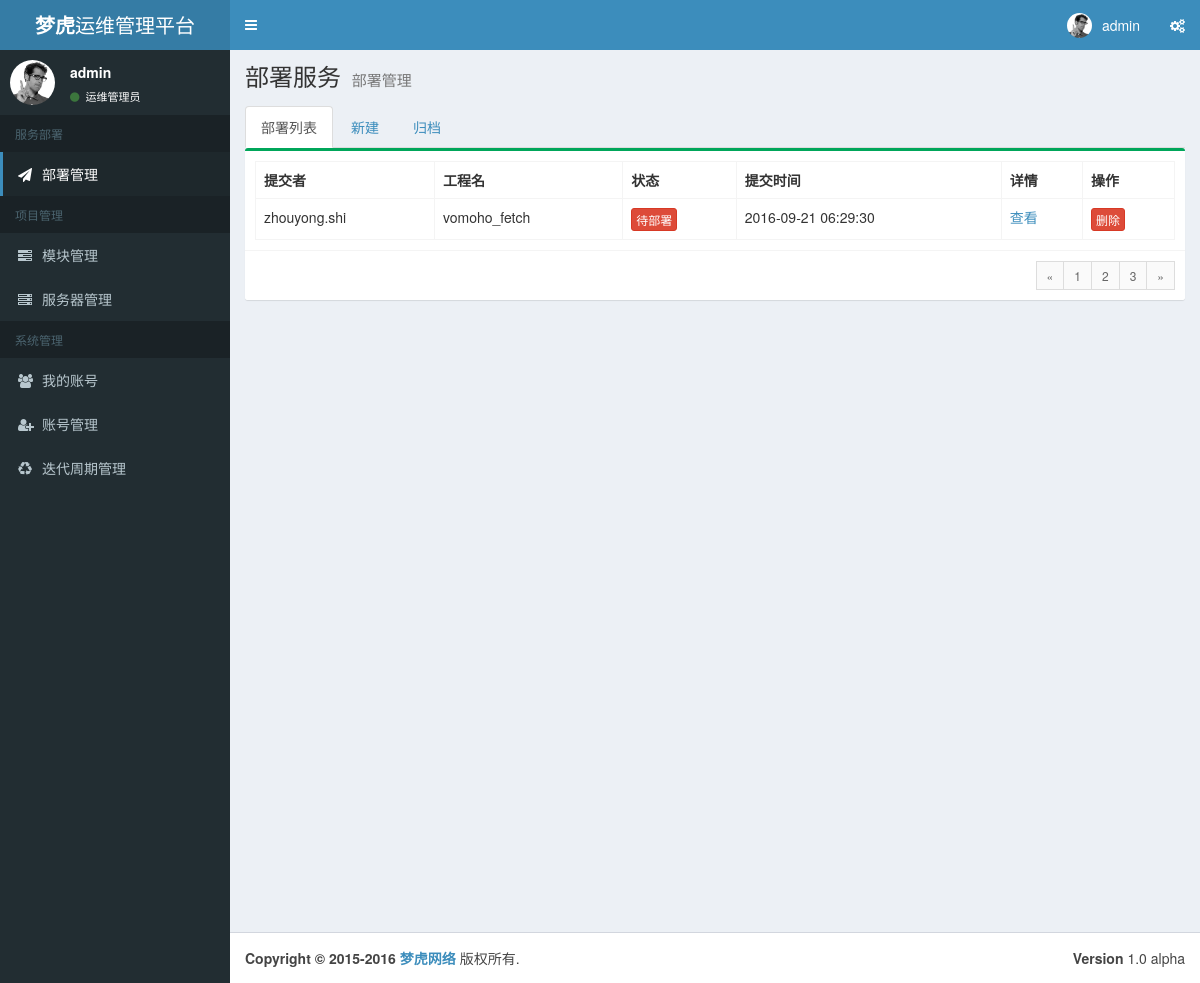
The app's page /deploy/deploy_manage (signed in) with its own data.
### tables this page shows
CREATE TABLE users (
  id integer primary key autoincrement,
  email text not null,
  username text not null,
  password text not null,
  system_role integer not null,
  position text not null
);

CREATE TABLE deploys (
  id integer primary key autoincrement,
  time TIMESTAMP NOT NULL DEFAULT current_timestamp,
  submitter text not null,
  review_develop text,
  review_production text,
  review_operate text,
  project_pid integer not null,
  build_by text,
  deploy_by text,
  running_env text not null default 1,
  cycle_id integer default 0,
  status integer not null default 1,
  description text default null
);

CREATE TABLE projects (
  id integer primary key autoincrement,
  pid integer,
  name text not null,
  gitlab_url text default "",
  branch text default "",
  pre_shell default "",
  pos_shell default "",
  time TIMESTAMP NOT NULL DEFAULT current_timestamp,
  description text default ""
);

### views/deploy.py (the view)
@deploy.route('/deploy_manage/<int:page>', methods=['POST', 'GET'])
@deploy.route('/deploy_manage', methods=['POST', 'GET'])
def deploy_manage(page=1):
    if not session.get('logged_in'):
        abort(401)
    username = session.get('username')
    user_id = DbHelper.get_id_username(username)
    system_role = DbHelper.get_role_by_name(username)
    if system_role[0] == 1:
        deploys = DbHelper.get_deploys()
        projects = DbHelper.get_projects()
    elif system_role[0] == 2:
        deploys = DbHelper.get_deploys_by_status3()
        projects = DbHelper.get_projects()
    else:
        deploys = DbHelper.get_deploys_by_username(username, user_id[0])
        projects = DbHelper.get_projects_by_username(username)
    running_envs = DbHelper.get_running_envs()
    cycles = DbHelper.get_cycles()
    reviewers = DbHelper.get_users()
    return render_template("deploy_list.html",
                           service_type=SERVICE_TYPE["DEPLOY_SERVICE"],
                           service_name=DEPLOY_SERVICE["DEPLOY_MANEGE"],
                           page=page,
                           deploys=deploys,
                           projects=projects,
                           running_envs=running_envs,
                           cycles=cycles,
                           reviewers=reviewers,
                           system_role=system_role[0])

### run.py (called while the page is built)
def connect_db():
    rv = sqlite3.connect(app.config['DATABASE'])
    rv.row_factory = sqlite3.Row
    return rv

@app.before_request
def before_request():
    g.db = connect_db()
    g.cf = configparser.ConfigParser()
    g.cf.read("config.iml")

@app.teardown_request
def teardown_request(exception):
    if exception is not None:
        print(exception)
    db = getattr(g, 'db', None)
    if db is not None:
        db.close()
    g.db.close()

### utils/dbHelper.py (called while the page is built)
    @classmethod
    def get_users(cls):
        cur = g.db.execute("select * from users")
        return cur.fetchall()

    @classmethod
    def get_projects(cls):
        cur = g.db.execute("select * from projects")
        return cur.fetchall()

    @classmethod
    def get_deploys(cls):
        cur = g.db.execute("SELECT a.*, b.name project_name FROM deploys a,projects b where a.project_pid = b.pid")
        return cur.fetchall()

    @classmethod
    def get_cycles(cls):
        cur = g.db.execute("select * from cycles")
        return cur.fetchall()

    @classmethod
    def get_running_envs(cls):
        cur = g.db.execute("select * from running_env")
        return cur.fetchall()

    @classmethod
    def get_id_username(cls, name):
        cur = g.db.execute("select id from users where username = '" + name + "'")
        return cur.fetchone()

    @classmethod
    def get_role_by_name(cls, name):
        cur = g.db.execute("select system_role from users where username = '" + name + "'")
        return cur.fetchone()

### templates/deploy_list.html (shortened to what this page needs)
{% extends "base_layout.html" %}
{% block css %}
    <link href="{{ url_for('static', filename='basstyle.css') }}" rel="stylesheet" type="text/css"/>
{% endblock %}
{% block body %}
<ul class="nav nav-tabs" role="tablist">
    <li role="presentation" class="active"><a href="#deploy_list" aria-controls="deploy_list" role="tab" data-toggle="tab">部署列表</a></li>
    <li role="presentation"><a href="#deploy_new" aria-controls="deploy_new" role="tab" data-toggle="tab">新建</a></li>
    <li role="presentation"><a href="#deploy_store" aria-controls="deploy_store" role="tab" data-toggle="tab">归档</a></li>
</ul>
  <div class="tab-content">
    <div role="tabpanel" class="tab-pane active" id="deploy_list">
        <div class="row">
            <div class="col-xs-12">
                <div class="box box-success">
                    <div class="box-body">
                        <table class="table table-bordered">
                        <tr>
                            <th>提交者</th>
                            <th>工程名</th>
                            <th>状态</th>
                            <th>提交时间</th>
                            <th>详情</th>
                            <th>操作</th>
                        </tr>
                        {% for deploy in deploys %}
                            {% if deploy.status <7 %}
                            <tr>
                                <td>{{ deploy.submitter }}</td>
                                <td>{{ deploy.project_name }}</td>
                                <td>
                                {% if deploy.status == 1 %}
                                    <button class="btn btn-primary btn-review">待审核</button>
                                {% elif deploy.status == 2 %}
                                    <button class="btn btn-warning btn-review">被拒绝</button>
                                {% elif deploy.status == 3 %}
                                    <button class="btn btn-info btn-review">待构建</button>
                                {% elif deploy.status == 4 %}
                                    <button class="btn btn-warning btn-review">构建失败</button>
                                {% elif deploy.status == 41 %}
                                    <button class="btn btn-warning btn-review">构建中...</button>
                                {% elif deploy.status == 5 %}
                                    <button class="btn btn-danger btn-review">待部署</button>
                                {% elif deploy.status == 6 %}
                                    <button class="btn btn-success btn-review">已部署</button>
                                {% endif %}
                                </td>
                                <td>{{ deploy.time }}</td>
                                <td><a href="/deploy/deploy_review/{{ deploy.id }}">查看</a></td>
                                <td>{% if system_role != 1%}
                                        {% if deploy.status == 1 %}
                                            {% if deploy.role == 3 %}
                                            <button class="btn btn-primary btn-review refuse" data-toggle="modal" data-target="#modal_comment">拒绝</button>
                                            <button class="btn btn-primary btn-review approved" data-toggle="modal" data-target="#modal_comment">批准</button>
                                            {% endif %}
                                        {% elif deploy.status == 2 %}
                                            {% if system_role == 1 or system_role == 2 %}
                                            <button class="btn btn-danger btn-review delete">删除</button>
                                            {% endif %}
                                        {% elif deploy.status == 3 %}
                                            {% if system_role == 1 or system_role == 2 %}
                                            <button class="btn btn-info btn-review build">构建</button>
                                            {% endif %}
                                        {% elif deploy.status == 4 %}
                                            {% if system_role == 1 or system_role == 2 %}
                                            <button class="btn btn-info btn-review build">构建</button>
                                            {% endif %}
                                        {% elif deploy.status == 5 %}
                                            {% if system_role == 1 or system_role == 2 %}
                                            <button class="btn btn-info btn-review deploy_modal" data-toggle="modal" data-target="#server_modal">部署</button>
                                            {% endif %}
                                        {% elif deploy.status == 6 %}
                                            {% if system_role == 1 or system_role == 2 %}
                                            <button class="btn btn-success btn-review store">归档</button>
                                            {% endif %}
                                        {% endif %}
                                    {% else %}
                                        <button class="btn btn-danger btn-review delete">删除</button>
                                    {% endif %}
                                </td>
                            </tr>
                            {% endif %}
                        {% endfor %}
                        </table>
                    </div>
                    <div class="box-footer clearfix">
                        <ul class="pagination pagination-sm no-margin pull-right">
                            <li><a href="#">&laquo;</a></li>
                            <li><a href="#">1</a></li>
                            <li><a href="#">2</a></li>
                            <li><a href="#">3</a></li>
                            <li><a href="#">&raquo;</a></li>
                        </ul>
                    </div>
                </div>
            </div>
        </div>
    </div>
  </div>
{% endblock %}

### templates/base_layout.html (shortened to what this page needs)
<!DOCTYPE html>
<html>
{% if session.logged_in %}
<head>
    <link href="{{ url_for('static', filename='bootstrap/css/bootstrap.min.css') }}" rel="stylesheet" type="text/css"/>
    <link href="{{ url_for('static', filename='dist/css/font-awesome.min.css') }}" rel="stylesheet" type="text/css"/>
    <link href="{{ url_for('static', filename='dist/css/ionicons.min.css') }}" rel="stylesheet" type="text/css"/>
    <link href="{{ url_for('static', filename='dist/css/AdminLTE.min.css') }}" rel="stylesheet" type="text/css"/>
    <link href="{{ url_for('static', filename='dist/css/skins/_all-skins.min.css') }}" rel="stylesheet"
          type="text/css"/>
    <link href="{{ url_for('static', filename='plugins/iCheck/flat/blue.css') }}" rel="stylesheet" type="text/css"/>
    <link href="{{ url_for('static', filename='plugins/jvectormap/jquery-jvectormap-1.2.2.css') }}" rel="stylesheet"
          type="text/css"/>
    <link href="{{ url_for('static', filename='plugins/datepicker/datepicker3.css') }}" rel="stylesheet"
          type="text/css"/>
    <link href="{{ url_for('static', filename='plugins/daterangepicker/daterangepicker-bs3.css') }}" rel="stylesheet"
          type="text/css"/>
    {% block css %}{% endblock %}
</head>
<body class="skin-blue sidebar-mini">
<div class="wrapper">
    <header class="main-header">
        <a href="index2.html" class="logo">
            <span class="logo-lg"><b>梦虎</b>运维管理平台</span>
        </a>
        <nav class="navbar navbar-static-top" role="navigation">
            <a href="#" class="sidebar-toggle" data-toggle="offcanvas" role="button">
            </a>
            <div class="navbar-custom-menu">
                <ul class="nav navbar-nav">
                    <li class="dropdown user user-menu">
                        <a href="#" class="dropdown-toggle" data-toggle="dropdown">
                            <img src="{{ url_for('static', filename='dist/img/user2-160x160.jpg') }}" class="user-image" alt="User Image"/>
                            <span class="hidden-xs">{{ session.username }}</span>
                        </a>
                    </li>
                    <li>
                        <a href="#" data-toggle="control-sidebar"><i class="fa fa-gears"></i></a>
                    </li>
                </ul>
            </div>
        </nav>
    </header>
    <aside class="main-sidebar">
        <section class="sidebar">
            <div class="user-panel">
                <div class="pull-left image">
                    <img src="{{ url_for('static', filename='dist/img/user2-160x160.jpg') }}" class="img-circle" alt="User Image"/>
                </div>
                <div class="pull-left info">
                    <p>{{ session.username }}</p>
                    <a href="#"><i class="fa fa-circle text-success"></i> {{ session.position }}</a>
                </div>
            </div>
            <ul class="sidebar-menu">
                <li class="header">服务部署</li>
                {% if service_name == "部署管理" %}
                    <li class="active">{% else %}
                    <li>{% endif %}
                        <a href="{{ url_for('deploy.deploy_manage') }}">
                            <i class="fa fa-send "></i> <span>部署管理</span>
                        </a>
                    </li>
                {% if session.access != 4%}
                <li class="header">项目管理</li>
                {% if service_name == "工程管理" %}
                    <li class="active">{% else %}
                    <li>{% endif %}
                        <a href="{{ url_for('project.project_list') }}">
                            <i class="fa fa-tasks"></i> <span>模块管理</span>
                        </a>
                    </li>
                {% if session.access != 3 %}
                {% if service_name == "服务器管理" %}
                    <li class="active">{% else %}
                    <li>{% endif %}
                        <a href="{{ url_for('build.server_manage') }}">
                            <i class="fa fa-server"></i> <span>服务器管理</span>
                        </a>
                    </li>
                {% endif %}
                {% endif %}
                <li class="header">系统管理</li>
                {% if service_name == "我的账号" %}
                    <li class="active">{% else %}
                    <li>{% endif %}
                        <a href="{{ url_for('system.my_account', error='None') }}">
                            <i class="fa fa-users"></i> <span>我的账号</span>
                        </a>
                    </li>
                {% if session.username == 'admin' %}
                    {% if service_name == "账号管理" %}
                        <li class="active">{% else %}
                        <li>{% endif %}
                            <a href="{{ url_for('system.account_manage') }}">
                                <i class="fa fa-user-plus"></i> <span>账号管理</span>
                            </a>
                        </li>
                    {% if service_name == "迭代周期管理" %}
                        <li class="active">{% else %}
                        <li>{% endif %}
                            <a href="{{ url_for('system.cycle_manage') }}">
                                <i class="fa fa-recycle"></i> <span>迭代周期管理</span>
                            </a>
                        </li>
                {% endif %}
            </ul>
        </section>
    </aside>
    <div class="content-wrapper">
        <section class="content-header">
            <h1>
                {{ service_type }}
                <small>{{ service_name }}</small>
            </h1>
        </section>
        <section class="content">
            {% block body %}{% endblock %}
        </section>
    </div>
    <footer class="main-footer">
        <div class="pull-right hidden-xs">
            <b>Version</b> 1.0 alpha
        </div>
        <strong>Copyright &copy; 2015-2016 <a href="http://www.dreamtiger.cn">梦虎网络</a></strong> 版权所有.
    </footer>
</div>
</body>
{% endif %}
</html>

### static/basstyle.css (style rules this page uses)
.btn-review { padding:2px 4px; font-size:12px; }

### records on screen
users: username "admin", position "运维管理员"
deploys: submitter "zhouyong.shi", project_name "vomoho_fetch", status "待部署", time "2016-09-21 06:29:30"

### other values on screen
{{ service_type }} "部署服务"
{{ service_name }} "部署管理"
